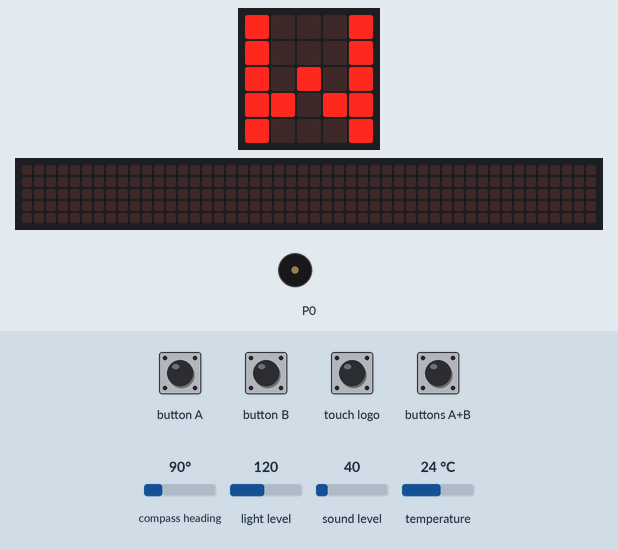
Simulated run of this program. Board: BBC micro:bit (MakeCode). On the bench: the board's 5×5 LED display, a strip that is not on the board, showing the scrolling text unrolled, buzzer (waves = sounding). Inputs (shaded band) come from the test bench; at power-on: compass heading 90°, light level 120, sound level 40, temperature 24 °C. The 48×5 strip is a reading aid, not a part: it shows the text the display is scrolling, unrolled, one strip-width of it at a time; the compass is already calibrated.

Above: at 1.7 s.
1.8 s: button A pressed for 0.15 s
At 2.12 s:
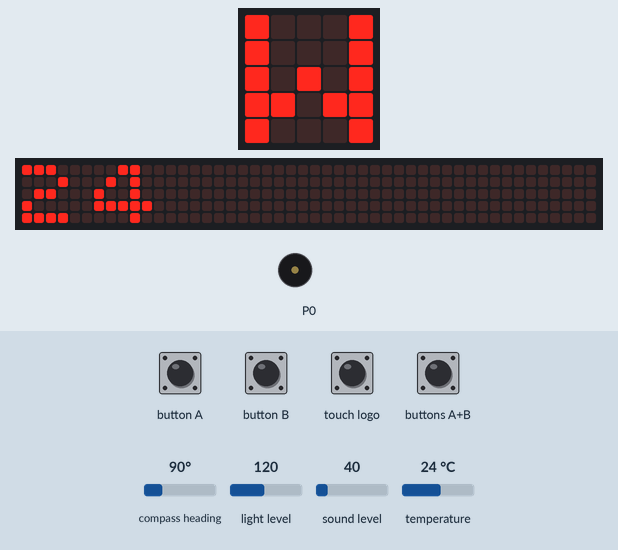
2.5 s: button B pressed for 0.15 s
At 2.72 s:
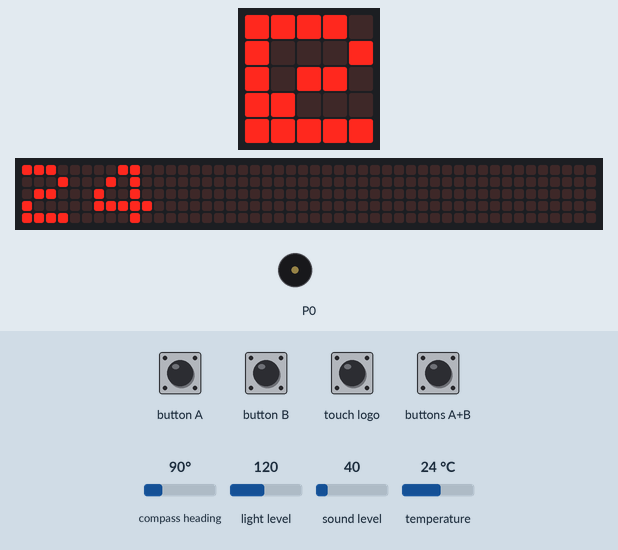
3.2 s: touch logo pressed for 0.15 s
3.9 s: button B pressed for 0.15 s
4.6 s: buttons A+B pressed for 1 s
At 5.68 s:
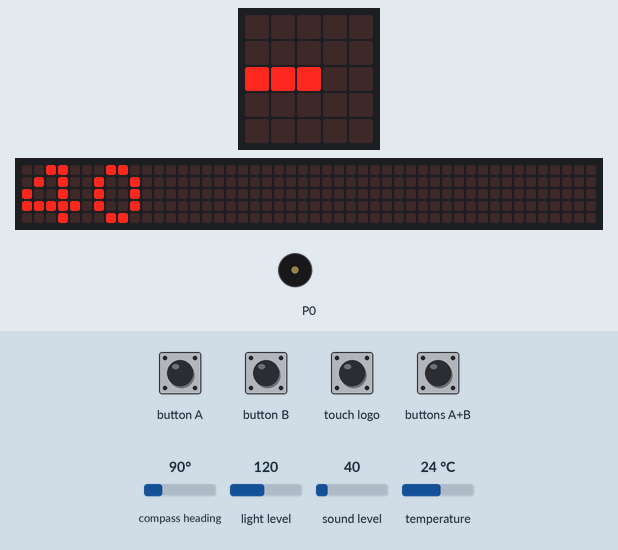
6.2 s: touch logo pressed for 1 s
At 8.56 s:
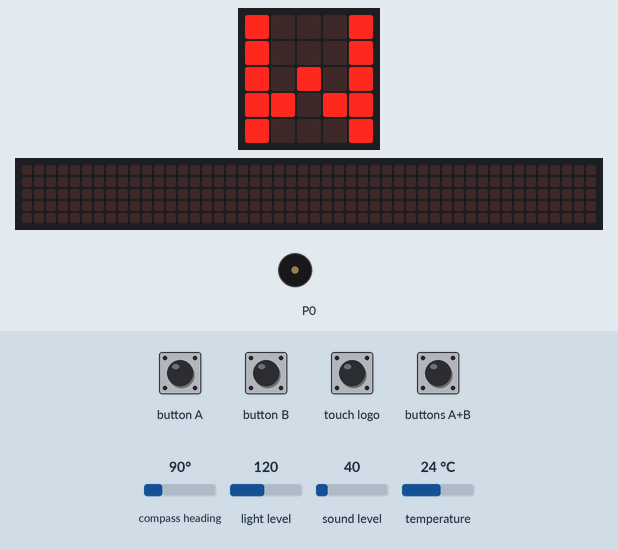
Timing chart, 0 to 8.8 s (numbered marks = the images above; inputs shaded):
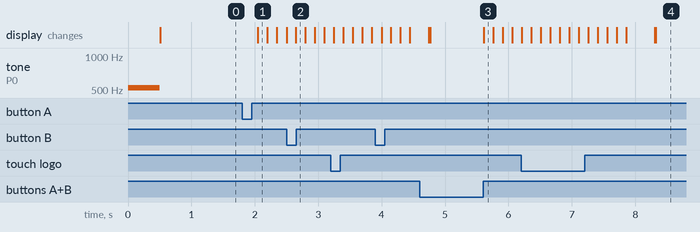

Measured:
- after the input at 1.8 s, the display: changes after 0.25 s (image 1)
- after the input at 4.6 s, the display: first differs from a run without the input after 1.0 s (image 3)
- after the input at 6.2 s, the display: first differs from a run without the input after 2.1 s (image 4)

The program:

main.ts
```typescript
input.onButtonPressed(Button.A, function () {
    功能 = 0
})
input.onButtonPressed(Button.AB, function () {
    功能 = 2
})
input.onButtonPressed(Button.B, function () {
    功能 = 1
})
input.onSound(DetectedSound.Loud, function () {
    原功能 = 功能
    功能 = 4
})
input.onLogoEvent(TouchButtonEvent.Touched, function () {
    功能 = 3
})
input.onSound(DetectedSound.Quiet, function () {
    功能 = 原功能
})
let 原功能 = 0
let 功能 = 0
music.setVolume(7)
music.playTone(523, music.beat(BeatFraction.Whole))
功能 = 3
原功能 = 3
let direction = 3
basic.forever(function () {
    if (功能 == 0) {
        if (input.lightLevel() > 250) {
            music.playTone(988, music.beat(BeatFraction.Whole))
            basic.showString("H")
        } else {
            basic.showNumber(input.temperature())
        }
    } else if (功能 == 1) {
        direction = 360 - input.compassHeading()
        if (direction < 22.5) {
            basic.showLeds(`
                . . # . .
                . . # . .
                . . # . .
                . . . . .
                . . . . .
                `)
        } else if (direction < 67.5) {
            basic.showLeds(`
                . . . . #
                . . . # .
                . . # . .
                . . . . .
                . . . . .
                `)
        } else if (direction < 112.5) {
            basic.showLeds(`
                . . . . .
                . . . . .
                . . # # #
                . . . . .
                . . . . .
                `)
        } else if (direction < 157.5) {
            basic.showLeds(`
                . . . . .
                . . . . .
                . . # . .
                . . . # .
                . . . . #
                `)
        } else if (direction < 202.5) {
            basic.showLeds(`
                . . . . .
                . . . . .
                . . # . .
                . . # . .
                . . # . .
                `)
        } else if (direction < 247.5) {
            basic.showLeds(`
                . . . . .
                . . . . .
                . . # . .
                . # . . .
                # . . . .
                `)
        } else if (direction < 292.5) {
            basic.showLeds(`
                . . . . .
                . . . . .
                # # # . .
                . . . . .
                . . . . .
                `)
        } else if (direction < 337.5) {
            basic.showLeds(`
                # . . . .
                . # . . .
                . . # . .
                . . . . .
                . . . . .
                `)
        } else {
            basic.showLeds(`
                . . # . .
                . . # . .
                . . # . .
                . . . . .
                . . . . .
                `)
        }
    } else if (功能 == 2) {
        basic.showNumber(input.soundLevel())
    } else if (功能 == 4) {
        while (功能 == 4) {
            music.playTone(988, music.beat(BeatFraction.Double))
            basic.showString("L")
        }
    } else {
        basic.showString("W")
    }
})
```

test.ts
```typescript
// 在此处测试；当此软件包作为插件使用时，将不会编译此软件包。
```
